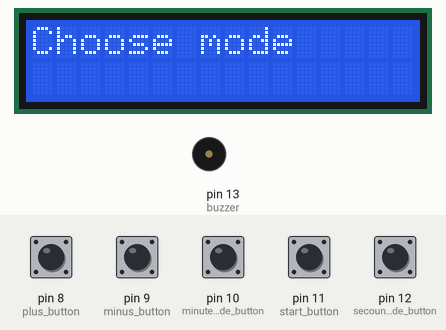
Recording of a sketch running on a simulated Arduino Uno, built with avr-gcc and run on an emulated ATmega328P. Shown: 16×2 character LCD, buzzer (waves = sounding, pin HIGH). The inputs (shaded band) are chosen by the test bench; at power-on: pin 8 (plus_button), pin 9 (minus_button), pin 10 (minute_mode_button), pin 11 (start_button), pin 12 (secounde_mode_button) LOW.

Above: at 1.2 s.
1.3 s: pin 10 (minute_mode_button) pulled HIGH for 0.35 s
At 2.6 s:
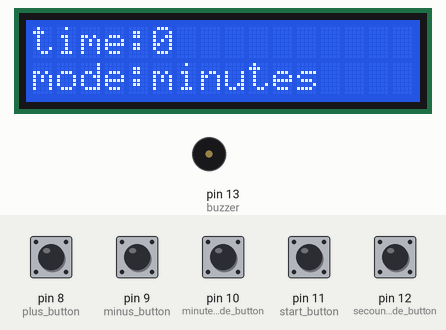
3.1 s: pin 11 (start_button) pulled HIGH for 0.35 s
At 3.26 s:
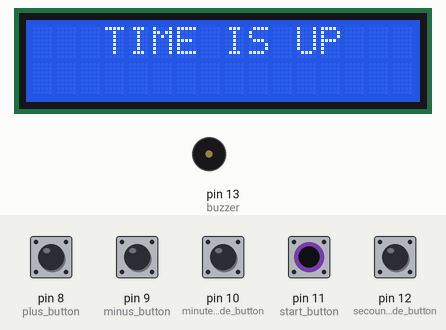
4.9 s: pin 12 (secounde_mode_button) pulled HIGH for 0.35 s
At 5.9 s:
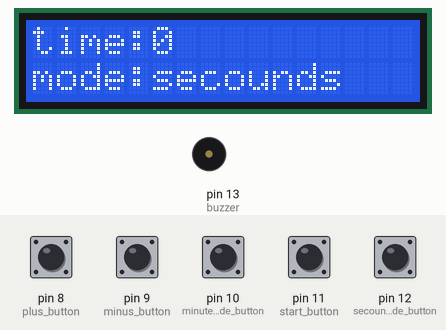
6.7 s: pin 8 (plus_button) pulled HIGH for 1 s
At 8.5 s:
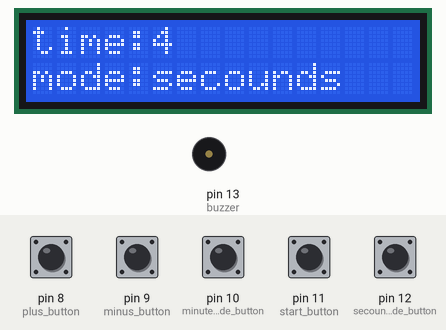
9.2 s: pin 11 (start_button) pulled HIGH for 1 s
At 10.0 s:
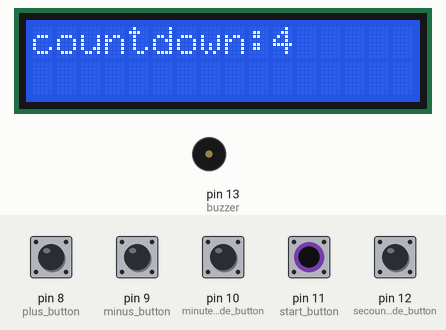
Timing chart, 0 to 14.8 s (numbered marks = the images above; inputs shaded):
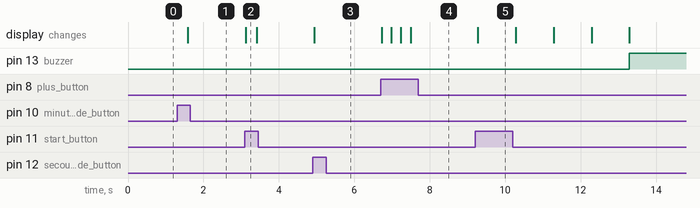

The sketch:

arduino_timer_code.ino
```cpp
#include <LiquidCrystal.h>
const int rs = 2, en = 3, d4 = 4, d5 = 5, d6 = 6, d7 = 7;
LiquidCrystal lcd(rs, en, d4, d5, d6, d7);
//boolian variables mode of timer(secounds or minutes)
bool minute_mode = false;
bool secounde_mode = false;
//some variables for input time from the user
  int minutes = 0;
  int secounds = 0;
//this variable for set status of start/reset button
  int start = 3;
//this variable for fixing the LCD bug
  int i = 1;
//some variables for buttons
  const int plus_button = 8;
  const int minus_button = 9;
  const int minute_mode_button = 10;
  const int start_button = 11;
  const int secounde_mode_button = 12;
  const int buzzer = 13 ;

void setup() {
  lcd.begin(16, 2);
  pinMode(buzzer,OUTPUT);
  pinMode(plus_button,INPUT);
  pinMode(minus_button,INPUT);
  pinMode(minute_mode_button,INPUT);
  pinMode(start_button,INPUT);
}
void loop() {
  //setting up the LCD
  lcd.clear();
  lcd.setCursor(0,0);
  lcd.print("Choose mode");
  delay(300);
  if(digitalRead(minute_mode_button) == HIGH){
    minute_mode = true;
  }
   if(digitalRead(secounde_mode_button) == HIGH){
    secounde_mode = true;
  }
  //when the minute_mode = true,the timer mode sets in minute mode
  while(minute_mode == true){
    if(i == 1){
      //setting up the LCD
      lcd.clear();
      lcd.setCursor(0,0);
      lcd.print("time:");
      lcd.setCursor(5,0);
      lcd.print(minutes);
      lcd.setCursor(0,1);
      lcd.print("mode:minutes");
      delay(250);
    }
    //some if functions to make buttons work
    if(digitalRead(plus_button) == HIGH){
      minutes = minutes + 1;

    }
    if(digitalRead(minus_button) == HIGH && minutes > 0){
      minutes = minutes - 1;

    }
    //if the start button is pressd,counting down loop starts
    if(digitalRead(start_button) == HIGH && i == 1){
      start = 1;
      secounds = minutes * 60;
      i = 0;
    }
    if(start == 1){
      if(secounds > 0){
        lcd.clear();
        lcd.setCursor(0,0);
        lcd.print("countdown:");
        lcd.setCursor(10,0);
        lcd.print(secounds);
        secounds = secounds - 1;
        delay(1000);
      }
       //this section of the code is for,when the counting is complete,its start beeping and break the countinuing the count for the preventing bugs
      if(secounds == 0){
        lcd.clear();
        lcd.setCursor(3,0);
        lcd.print("TIME IS UP");
        secounds = 0;
        delay(300);
        digitalWrite(buzzer,HIGH);
      }
      //this section of code is for reseting the program
      if(digitalRead(start_button) == HIGH){
        minutes = 0;
        secounds = 0;
        start = 3;
        minute_mode = false;
        i = 1;
        digitalWrite(buzzer,LOW);
      }
    }
  }
    //when the secounde_mode = true,the timer mode sets in secounde mode
  while(secounde_mode == true){
    if(i == 1){
      //setting up the LCD
      lcd.clear();
      lcd.setCursor(0,0);
      lcd.print("time:");
      lcd.setCursor(5,0);
      lcd.print(secounds);
      lcd.setCursor(0,1);
      lcd.print("mode:secounds");
      delay(250);
    }
    //some if functions to make buttons work
    if(digitalRead(plus_button) == HIGH){
      secounds = secounds + 1;

    }
    if(digitalRead(minus_button) == HIGH && secounds > 0){
      secounds = secounds - 1;

    }
    //if the start button is pressd,counting down loop starts
    if(digitalRead(start_button) == HIGH){
      start = 1;
      i = 0;
    }
    if(start == 1){

      if(secounds > 0){
        //setting up the LCD
        lcd.clear();
        lcd.setCursor(0,0);
        lcd.print("countdown:");
        lcd.setCursor(10,0);
        lcd.print(secounds);
        secounds = secounds - 1;
        delay(1000);
      }
      //this section of the code is for,when the counting is complete,its start beeping and break the countinuing the count for the preventing bugs
      if(secounds == 0){
        lcd.clear();
        lcd.setCursor(3,0);
        lcd.print("TIME IS UP");
        start = 3;
        digitalWrite(buzzer,HIGH);
      }
      //this section of code is for reseting the program
      if(digitalRead(start_button) == HIGH){
        minutes = 0;
        secounds = 0;
        start = 3;
        secounde_mode = false;
        i = 1;
        digitalWrite(buzzer,LOW);
      }
    }
  }
}
```

Measured:
- after the input at 1.3 s, the display: changes after 0.29 s (image 1)
- after the input at 3.1 s, the display: changes at once (image 2)
- after the input at 4.9 s, the display: changes at once (image 3)
- after the input at 6.7 s, the display: first changes at once (image 4 shows a later state)
- after the input at 9.2 s, pin 13 (buzzer): LOW → HIGH after 4.1 s; the display: changes after 0.08 s (image 5)
